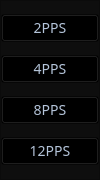
<?xml version="1.0" encoding="UTF-8"?>
<ui version="4.0">
 <class>CArmDose</class>
 <widget class="QWidget" name="CArmDose">
  <property name="geometry">
   <rect>
    <x>0</x>
    <y>0</y>
    <width>100</width>
    <height>180</height>
   </rect>
  </property>
  <property name="windowTitle">
   <string>CArmDose</string>
  </property>
  <property name="styleSheet">
   <string notr="true">QWidget{
background:rgba(14,14,14,1);
}
QPushButton{
background:transparent;
font-size:14px;
font-family:NotoSansCJK-Regular,NotoSansCJK;
font-weight:400;
color:rgba(180,196,217,1);
line-height:21px;
}</string>
  </property>
  <layout class="QGridLayout" name="gridLayout">
   <property name="leftMargin">
    <number>0</number>
   </property>
   <property name="topMargin">
    <number>0</number>
   </property>
   <property name="rightMargin">
    <number>0</number>
   </property>
   <property name="bottomMargin">
    <number>0</number>
   </property>
   <property name="spacing">
    <number>0</number>
   </property>
   <item row="0" column="0">
    <widget class="QFrame" name="frame">
     <property name="frameShape">
      <enum>QFrame::StyledPanel</enum>
     </property>
     <property name="frameShadow">
      <enum>QFrame::Raised</enum>
     </property>
     <layout class="QGridLayout" name="gridLayout_2">
      <property name="leftMargin">
       <number>0</number>
      </property>
      <property name="topMargin">
       <number>0</number>
      </property>
      <property name="rightMargin">
       <number>0</number>
      </property>
      <property name="bottomMargin">
       <number>0</number>
      </property>
      <property name="spacing">
       <number>0</number>
      </property>
      <item row="0" column="0">
       <widget class="QPushButton" name="pps2Btn">
        <property name="text">
         <string>2PPS</string>
        </property>
       </widget>
      </item>
      <item row="1" column="0">
       <widget class="QPushButton" name="pps4Btn">
        <property name="text">
         <string>4PPS</string>
        </property>
       </widget>
      </item>
      <item row="2" column="0">
       <widget class="QPushButton" name="pps8Btn">
        <property name="text">
         <string>8PPS</string>
        </property>
       </widget>
      </item>
      <item row="3" column="0">
       <widget class="QPushButton" name="pps12Btn">
        <property name="text">
         <string>12PPS</string>
        </property>
       </widget>
      </item>
     </layout>
    </widget>
   </item>
  </layout>
 </widget>
 <layoutdefault spacing="6" margin="11"/>
 <resources/>
 <connections/>
</ui>
